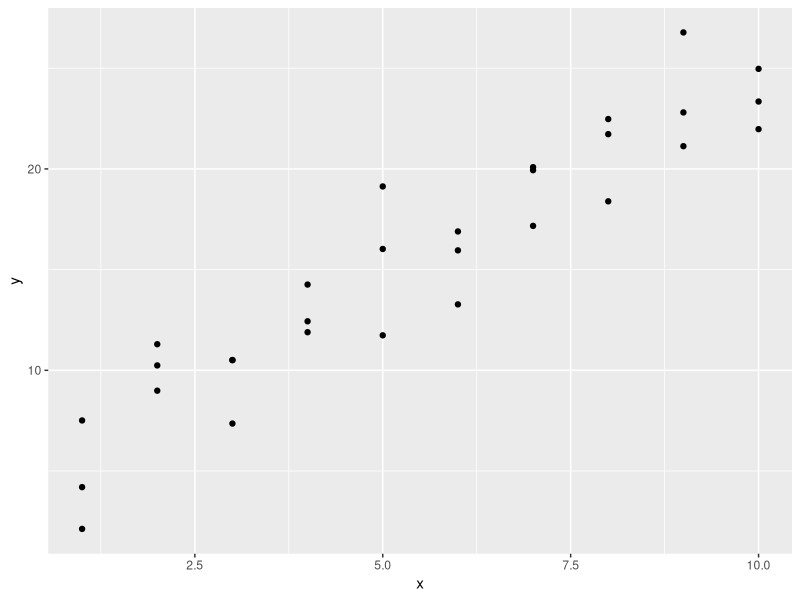
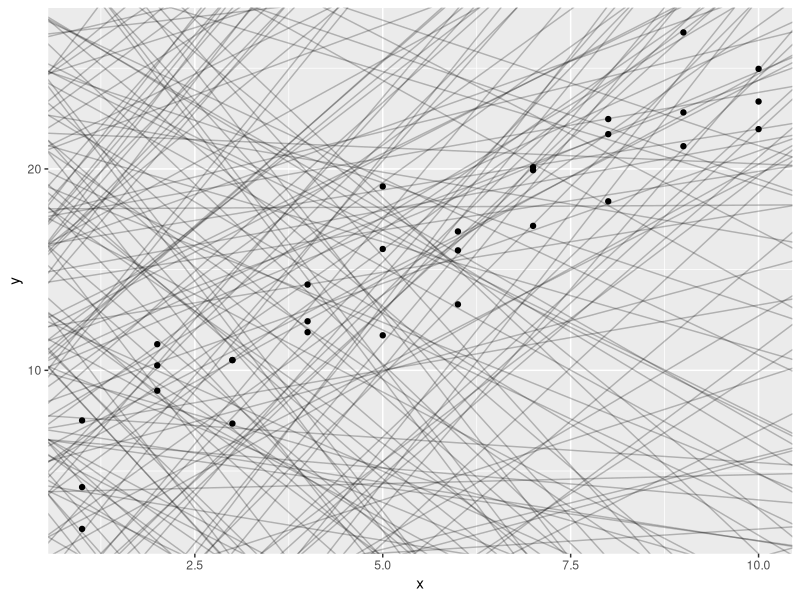
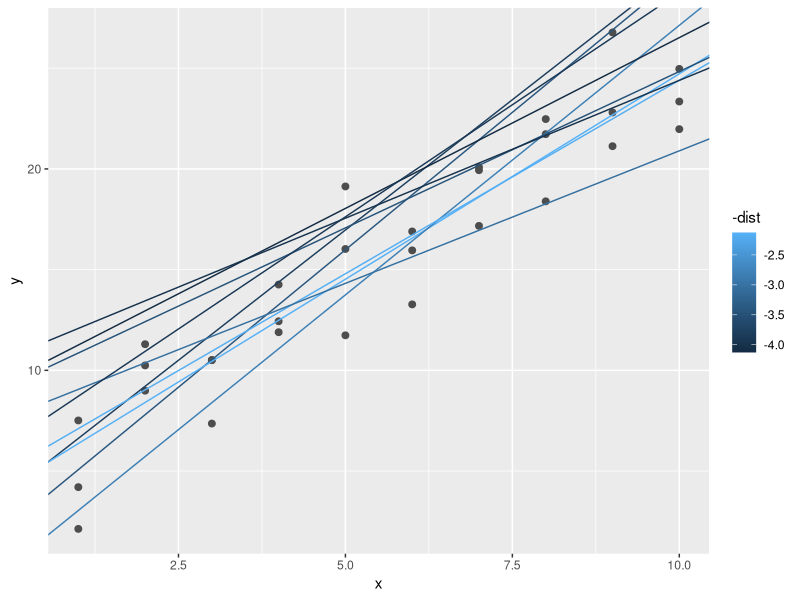
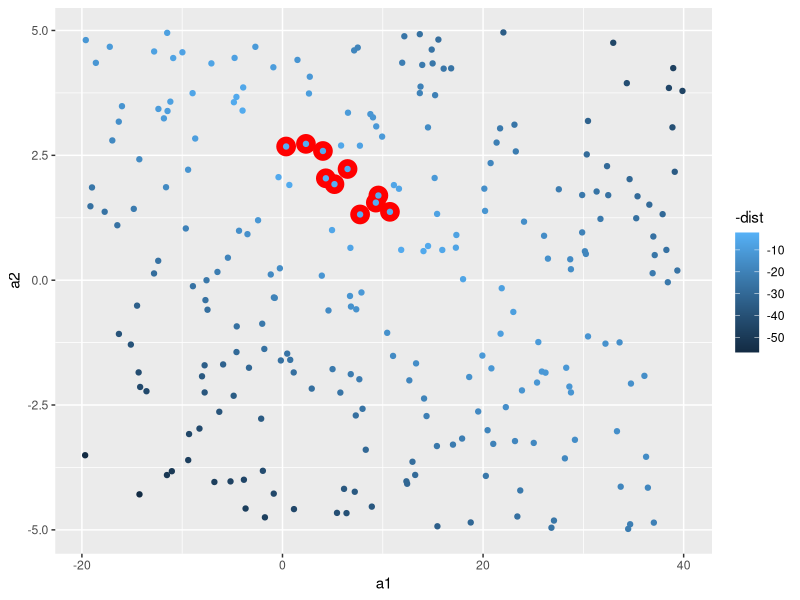
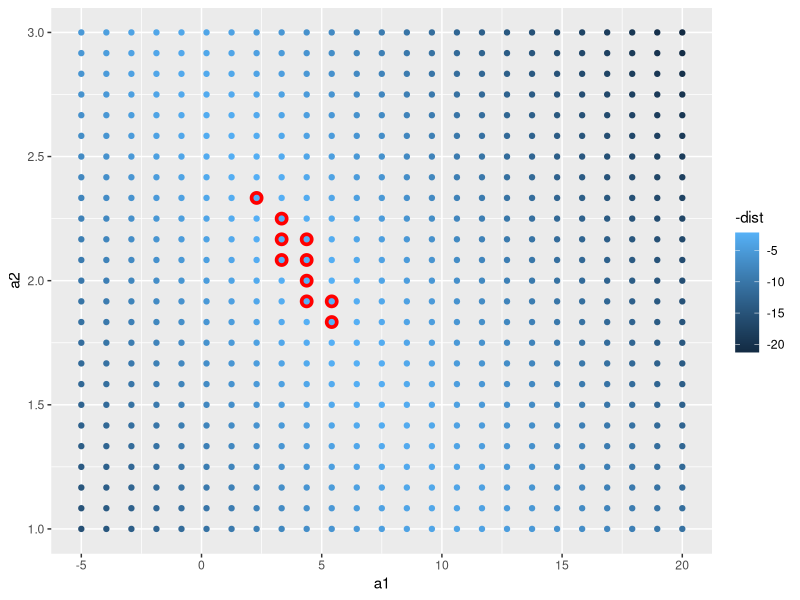
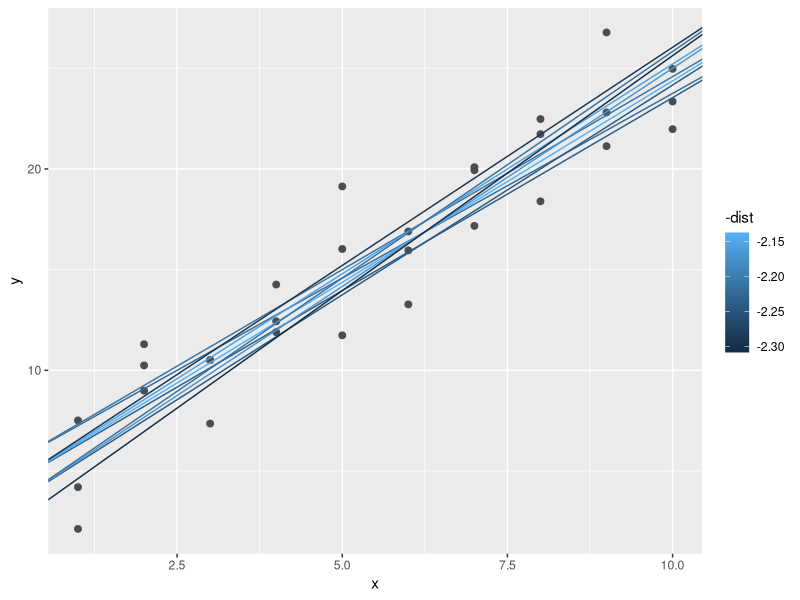
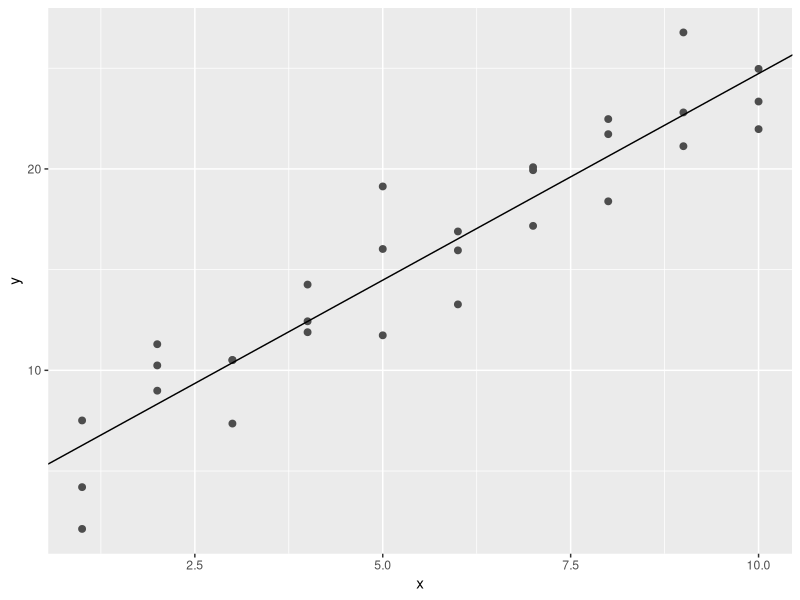
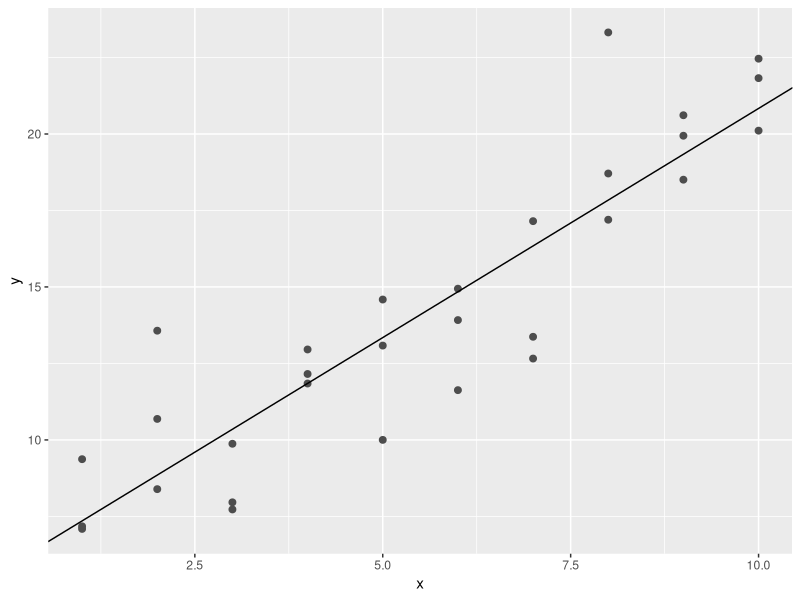

These figures' R source, in order: (Note: this script raises an error after producing the figures.)
# Model Basics with modelr

#we are going to use models to partition data into patterns and residuals(residuals represent the difference between observed values and predicted values)
#source Google: Example: If a regression model predicts a student's test score to be 85, and the actual score is 90, the residual is 5. This indicates the model underestimated the score by 5 points.

#strong patterns will hide subtler trends.
# there are two parts to a model:

## 1. first rule is to define a group of models that helps you to capture a pattern (a straight line or a quadratic curve)
### expressing this as an equation will be: 
### y = a_1 * x + a_2 or
### y - a_1 * x ^ a_2
#### x and y are variables from data
#### a_1 and a_2 are parameters to capture patterns

## 2. after this, you will fit the right model from a family of models.

## George Box quote " All models are wrong, but some are useful."

"The goal of a model is not to uncover truth, but to discover a simple approximation that is still useful."

library(tidyverse)

library(modelr)
options(na.action = na.warn)

# A simple model

ggplot(sim1, aes(x, y)) +
  geom_point()

#> we can see a strong pattern in the data.
#> the relationship looks linear: y = a_0 + a_1 * x
#> we can start by using geom_abline() which takes a slope and intercept as parameters

models <- tibble(
  a1 = runif( 250, -20, 40),
  a2 = runif(250, -5, 5)
)

ggplot(sim1, aes(x, y)) +
  geom_abline(
    aes(intercept = a1, slope = a2),
    data = models, alpha = 1/4
  ) +
  geom_point()

#there are way too many models on this plot, we need to find one that is closer to the data.
#to do that, we need to find the distance between each point and the model.

#creating a function, will help us compute the distance.

model1 <- function(a, data) {
  a[1] + data$x * a[2]
}
model1(c(7, 1.5), sim1)

#next, we need to compute an overall distance betweem the predicted and actual values (for exp, we can use root-mean-squared deviation)

measure_distance <- function(mod, data) {
  diff <- data$y - model1(mod, data)
  sqrt(mean(diff ^ 2))
}

measure_distance(c(7, 1.5), sim1)

#we need a helper function.

sim1_dist <- function(a1, a2) {
  measure_distance(c(a1, a2), sim1)
}

models <- models %>% 
  mutate(dist = purrr::map2_dbl(a1, a2, sim1_dist))
models

#next, we can overlay the 10 best models (the way it is shown to us in the graph - brightest colour is the best(smallest distance)).

ggplot(sim1, aes(x, y)) +
  geom_point(size = 2, color = "grey30") +
  geom_abline(
    aes(intercept = a1, slope = a2, colour = -dist),
    data = filter(models, rank(dist) <= 10)
  )

#in the next scatterplot, the red circles are the best models.

ggplot(models, aes(a1, a2)) +
  geom_point(
    data = filter(models, rank(dist) <= 10),
    size = 6, colour = "red"
  ) +
  geom_point(aes(colour = -dist))

#another option is to generate an evenly spaced grid of points (grid search)

grid <- expand.grid(
  a1 = seq(-5, 20, length = 25),
  a2 = seq(1, 3, length = 25)
) %>% 
  mutate(dist = purrr::map2_dbl(a1, a2, sim1_dist))

grid %>% 
  ggplot(aes(a1, a2)) +
  geom_point(
    data = filter(grid, rank(dist) <= 10),
    size = 4, colour = "red"
  ) +
  geom_point(aes(colour = -dist))

#now let's try and overlay the 10 models:

ggplot(sim1, aes(x, y)) +
  geom_point(size = 2, colour = "grey30") +
  geom_abline(
    aes(intercept = a1, slope = a2, colour = -dist),
    data = filter(grid, rank(dist) <= 10)
  )

#we can do this until we get a finer grid (best model), or we can use a tool named Newton-Raphson search.
#the way this works, is by choosing a starting point and look around for the steepest slope, until you can not go any lower.
#we can use optim() for this modeling:

best <- optim(c(0, 0), measure_distance, data = sim1)
best$par
best

ggplot(sim1, aes(x, y)) +
  geom_point(size = 2, colour = "grey30") +
  geom_abline(intercept = best$par[1], slope = best$par[2])

# you can find the best model if you can minimize the distance by modifying the parameters of the model and having a function that defines the distance between a model and a dataset.

#we can also use linear models, in a form of: y = a_1 + a_2 * x_1 + a_3 * x_2 + ... + a_n * x_(n - 1)

#this simple model is the same to a general linear model where n = 2 and x_1 = x

#lm() formulas look like y ~ x, which lm will translate to a function like y = a_1 + a_2 * x

sim1_mod <- lm(y ~ x, data = sim1)
coef(sim1_mod)
#similar results with optim()

#lm finds the closest model in a single step

# Exercises:

#1. One downside of the linear model is that it is sensitive to unusual values because the distance incorporates a squared term. Fit a linear model to the following simulated data, and visualize the results. Rerun a few times to generate different simulated datasets. What do you notice about the model?

sim1a <- tibble(
  x = rep(1:10, each = 3),
  y = x * 1.5 + 6 + rt(length(x), df = 2)
)

#2. One way to make linear odels more robust is to use a different distance measure. For example, instead of root-mean-squared distance, you could use mean-absolute distance:

measure_distance <- function(mod, data) {
  diff <- data$y - make_prediction(mod, data)
  mean(abs(diff))
}

#Use optim() to fit this model to the pervious simulated data and compare it to the linear model.

#3. One challenge with performing numerical optimization is that it's only guaranteeed to find one local optima. What's the problem with optimizing a three-parameter model like this?

model1 <- function(a, data) {
  a[1] + data$x * a[2] + a[3]
}

#Answers:

#1. 

sim1a <- tibble(
  x = rep(1:10, each = 3),
  y = x * 1.5 + 6 + rt(length(x), df = 2)
)

sim1a_modeling <- lm(y ~ x, data = sim1a)
sim1a_modeling
summary(sim1a_modeling)

ggplot(sim1a, aes(x, y)) +
  geom_point(size = 2, color = "grey30") +
  geom_abline(intercept = sim1a_modeling$coefficients[1], slope = sim1a_modeling$coefficients[2])

# We can notice that everytime we're generating different simulated datasets, by running the summary we can see a big difference at the distance between the fitted line and the data.
# These figures, for example min and max should be equally distributed around the line (or better said, to be approximately same distance to 0)
# The first quantile and the third quantile to be equal distance from zero. (the same goes for the median)

#Extras:
view(sim1a)

ggplot(sim1a, aes(x, y)) +
  geom_point()

ggplot(sim1a, aes(x, y)) +
  geom_point(size = 2, colour = "grey30") +
  geom_abline(
    aes(intercept = a1, slope = a2, color = -dist),
    data = filter(models, rank(dist) <= 10)
  )

coef(sim1a_modeling)

hist(resid(sim1a_modeling), nclass = 2)
boxplot(y ~ x, data = sim1a)

sum <- summary(sim1a_modeling)
sum$coefficients

#2.

make_prediction <- function(a, data) {
  a[1] + data$x * a[2]
}

measure_distance <- function(mod, data) {
  diff <- data$y - make_prediction(mod, data)
  mean(abs(diff))
}

optim_ver <- optim(c(0, 0), measure_distance, data = sim1a)
optim_ver$par

coef(sim1a_modeling)

#3.

sim1a <- tibble(
  x = rep(1:10, each = 3),
  y = x * 1.5 + 6 + rt(length(x), df = 2)
)

model1 <- function(a, data) {
  a[1] + data$x * a[2] + a[3]
}

measure_distance_test <- function(mod, data) {
  diff <- data$y - model1(mod, data)
  mean(abs(diff))
}
sim1a
optim_ver <- optim(c(0,0,0), measure_distance_test, data = sim1a)
optim_ver$par
?optim
#one challenge in optimizing a three-parameter model will be that we question if those parameters are related to each other.

#also, every time I run with the third parameter, as our data has got only 2 variables, it shows a significant amount in the difference between the 3 (this is also called sloppiness).


#Visualising Models

# in the following, we are going to understand a model by looking at its predictions.
# we can also see what the model doesn't capture (these residuals are useful because it allow us to use models to remove striking patterns - studying the remaining ones)


# Predictions

#using modelr::data_grid() to generate an evenly spaced grid

grid <- sim1 %>% 
  data_grid(x)
grid

# using modelr::add_predictions() to add the predictions from the model to a new column

grid <- grid %>% 
  add_predictions(sim1_mod)
grid

ggplot(sim1, aes(x)) +
  geom_point(aes(y = y)) +
  geom_line(
    aes(y = pred),
    data = grid,
    color = "red",
    size = 1
  )

# Residuals

#flip side of predictions

sim1 <- sim1 %>% 
  add_residuals(sim1_mod)
sim1

#here we can understand the spread of the residuals

ggplot(sim1, aes(resid)) +
  geom_freqpoly(binwidth = 0.5)

ggplot(sim1, aes(x, resid)) +
  geom_ref_line(h = 0) +
  geom_point()

# Exercises:

#1. Instead of using lm() to fit a straight line, you can use loess() to fit a smooth curve. Repeat the process of model fitting, grid generation, predictions, and visualisation on sim1 using loess() instead of lm(). How does the result compare to geom_smooth()?

#2. add_predictions() is paired with gather_predictions() and spread_predictions(). How do these three functions differ?

#3. What does geom_ref_line() do? What package does it come from? Why is displaying a reference line in plots showing residuals useful and important?

#4. Why might you want to look at a frequency polygon of absolute residuals? What are the pros and cons comapred to looking at the raw residuals?

# Answers:

#1.

sim1_modeling_loess <- loess(y ~ x, data = sim1)
sim1_modeling_loess

sim1_modeling_lm <- lm(y ~ x, data = sim1)
sim1_modeling_lm

sim1 <- sim1 %>% 
  add_residuals(sim1_modeling_lm) %>% 
  add_predictions(sim1_modeling_lm) %>% 
  add_residuals(sim1_modeling_loess) %>% 
  add_predictions(sim1_modeling_loess)

loess_plot <- ggplot(
  sim1, aes(x, y)) +
  geom_point() +
  geom_line(aes(x, pred), data = sim1, color = "green")
loess_plot

sim1_modeling_lm_resid <- sim1 %>% add_residuals(sim1_modeling_lm)
sim1_modeling_lm_resid

sim1_modeling_loess_resid <- sim1 %>% add_residuals(sim1_modeling_loess)
sim1_modeling_loess_resid

ggplot() +
  geom_freqpoly(data = sim1_modeling_lm_resid, aes(resid), color = "blue") +
  geom_freqpoly(data = sim1_modeling_loess_resid, aes(resid), color = "green")


#let's try geom_smooth()

loess_plot +
  geom_smooth(method = "loess", color = "red", se = FALSE)

#they're identical

#2.

?add_predictions
add_predictions(data, model, var = "pred", type = NULL)

spread_predictions(data, ..., type = NULL)

gather_predictions(data, ..., .pred = "pred", .model = "model", type = NULL)

#spread_predictions adds one column for each model. gather_predictions adds two columns .model and .pred, and repeats the input rows for each model.

#3.

help("geom_ref_line")
#Add a reference line (ggplot2).
#package modelr

#4.

ggplot() +
  geom_freqpoly(data = sim1_modeling_lm_resid, aes(abs(resid)), color = "blue")

# the difference between the 2 is that the absolute residuals removes the negative signs,
#I believe it is good to be used, in case our raw residual is wrong, and we can see how the prediction would look like differently.

#we can never see with the absolute residual if it is under or over fitted.


# Formulas and Model Families

#recap:
?facet_wrap
p <- ggplot(mpg, aes(displ, hwy)) + geom_point()
view(p)
p + facet_wrap(vars(class))

?facet_grid
p + facet_grid(rows = vars(drv))
?model_matrix() #can be used to see what R actually does, each column is associated with one coefficient in the model, the formula: y = a_1 * out1 + a_2 * out_2
model_matrix(mtcars, mpg ~ cyl)

#> the majority of modeling functions in R use a standard conversion from formulas to functions.
#> for example: y ~ x is similar to y = a_1 + a_2 * x

df <- tribble(
  ~y,  ~x1,  ~x2,
   4,    2,    5,
   5,    1,    6
)

model_matrix(df, y ~ x1)

#we can drop the column of 1 with:
model_matrix(df, y ~ x1 - 1)

model_matrix(df, y ~ x1 + x2)


# Categorical variables

#generating a function from a formula is easy when the predictor is continuous, but complicated when the predictor is categorical.

df <- tribble(
   ~ sex,    ~ response,
  "male",    1,
  "female",  2,
  "male",    1
)

model_matrix(df, response ~ sex)

ggplot(sim2) +
  geom_point(aes(x, y))

mod2 <- lm(y ~ x, data = sim2)

grid <- sim2 %>% 
  data_grid(x) %>% 
  add_predictions(mod2)
grid

#a model with a categorical x will predict the mean value for each category, because the mean minimizes the root-mean-squared distance.

#let's see this on the next graph, overlaying the predictions on top of the data:

ggplot(sim2, aes(x)) +
  geom_point(aes(y = y)) +
  geom_point(
    data = grid,
    aes(y = pred),
    color = "red",
    size = 4
  )

tibble(x = "e") %>% 
  add_predictions(mod2) #this wont work because our data hasn't got the variable e

# Interactions (Continuous and Categorical)

#let's see what happens when you combine a categorical and continuous variable, we are using sim3 for this simulation.

ggplot(sim3, aes(x1, y)) +
  geom_point(aes(colour = x2))

sim3

#there are 2 possible models that we can use:

mod1 <- lm(y ~ x1 + x2, data = sim3)
mod2 <- lm(y ~ x1 * x2, data = sim3)

# the PLUS in our equation, will make the model estimate each effect independent of all the others.
# we can us MULTIPLY (asterix) and in this case both the individual and interaction components are included in the model: y ~ x1 * x2 will be y = a_0 + a_1 * a1 + a_2 * a2 + a_12 * a1 * a2

#to visualise these models, we use two tricks:
?data_grid
data_grid(mtcars, vs, am) # To visualise a model, it is very useful to be able to generate an evenly spaced grid of points from the data. data_grid helps you do this by wrapping around tidyr::expand().

##> in our case, because we got 2 predictors x1 and x2, we need to give data_grid() both variables so it can generate all combinations between the 2.
##> now, to generate predictions for mod1 and mod2, we are using gather_predictions() (this will add as a row) - the complement is spread_predictions()
##> the result will be:
?gather_predictions

grid <- sim3 %>% 
  data_grid(x1, x2) %>% 
  gather_predictions(mod1, mod2)
grid

ggplot(sim3, aes(x1, y, colour = x2)) +
  geom_point() +
  geom_line(data = grid, aes(y = pred)) +
  facet_wrap(~ model)

#INFO! - the model that uses + has the same slope for each line, but different intercepts.
#      - the model that uses * has a different slope and intercept for each line.

#let's find out which model is better for this data:

sim3 <- sim3 %>% 
  gather_residuals(mod1, mod2)

ggplot(sim3, aes(x1, resid, colour = x2)) +
  geom_point() +
  facet_grid(model ~ x2)


# Interactions ( two continuous )

mod1 <- lm(y ~ x1 + x2, data = sim4)
mod2 <- lm(y ~ x1 * x2, data = sim4)

grid <- sim4 %>% 
  data_grid(
    x1 = seq_range(x1, 5),
    x2 = seq_range(x2, 5)
  ) %>% 
  gather_predictions(mod1, mod2)

grid %>%  view

#seq_range helps us use spaced grid values between minimum and maximum numbers.

# pretty = TRUE will generate a "pretty" sequence.

seq_range(c(0.0123, 0.923423), n = 5)
seq_range(c(0.0123, 0.923423), n = 5, pretty = TRUE)

# trim = 0.1 will trim off 10% of the tail values ( you can also generate values near the center)

x1 <- rcauchy(100)
seq_range(x1, n = 5)

seq_range(x1, n = 5, trim = 0.1)
seq_range(x1, n = 5, trim = 0.25)
seq_range(x1, n = 5, trim = 0.50)

# expand = 0.1 is the opposite of trim() - expending by 10%

x2 <- c(0, 1)
seq_range(x2, n = 5)

seq_range(x2, n = 5, expand = 0.1)
seq_range(x2, n = 5, expand = 0.25)
seq_range(x2, n = 5, expand = 0.5)

ggplot(grid, aes(x1, x2)) +
  geom_tile(aes(fill = pred)) +
  facet_wrap(~ model)

#this grid it is hard to understand, so we can try something different, using geom line:

ggplot(grid, aes(x1, pred, color = x2, group = x2)) +
  geom_line() +
  facet_wrap(~ model)

ggplot(grid, aes(x2, pred, colour = x1, group = x1)) +
  geom_line() +
  facet_wrap(~ model)

#we need to consider both values of x1 and x2 simultaneously in order to predict y.
# the model doesn't have to be perfect, it just has to help you reveal a little more about your data.

# Transformations

#we can perform transformations inside the model formula:
#exp:
log(y) ~ sqrt(x1) + x2 # => y = a_1 + a_2 * x1 * sqrt(x) + a_3 * x2

#if your transformation involves +, *, etc.we need to wrap it in I()
#exp:

y ~ x + I(x ^ 2) # => y = a_1 + a_2 * x + a_3 * x^2
#now, if we forget the I() and specify:
y ~ x ^ 2 + x # this will be y ~ x * x + x meaning that y ~ x ^ 2 + x specifies y = a_1 + a_2 * x 

#you can always use model_matrix to see what the equation is doing:

df <- tribble(
  ~y,   ~x,
   1,    1,
   2,    2,
   3,    3
)

model_matrix(df, y ~ x^2 + x)

model_matrix(df, y ~ I(x^2) + x)

#we can use this transformations to approximate nonlinear functions.

#we can also make use of Taylor's theorem, using a linear function to get arbitrarily close to a smooth function:
y = a_1 + a_2 * x + a_3 * x^2 + a_4 * x ^ 3 #we can do this by using poly():
model_matrix(df, y ~ poly(x, 2)) #the downside of using poly is that outside of the data, polynomials shoot off to positive or negative infinity

#an alternative to poly:
library(splines)
model_matrix(df, y ~ ns(x, 2))

#approximating a non-linear function:
sim5 <- tibble(
  x = seq(0, 3.5 * pi, length = 50),
  y = 4 * sin(x) + rnorm(length(x))
)

ggplot(sim5, aes(x, y)) +
  geom_point()

#fitting 5 models:

mod1 <- lm(y ~ ns(x, 1), data = sim5)
mod2 <- lm(y ~ ns(x, 2), data = sim5)
mod3 <- lm(y ~ ns(x, 3), data = sim5)
mod4 <- lm(y ~ ns(x, 4), data = sim5)
mod5 <- lm(y ~ ns(x, 5), data = sim5)

grid <-  sim5 %>% 
  data_grid(x = seq_range(x, n = 50, expand = 0.1)) %>% 
  gather_predictions(mod1, mod2, mod3, mod4, mod5, .pred = "y")

ggplot(sim5, aes(x, y)) +
  geom_point() +
  geom_line(data = grid, colour = "red") +
  facet_wrap( ~ model)

#the model can not tell you if the behavior is true - we have to rely on theory and science.
